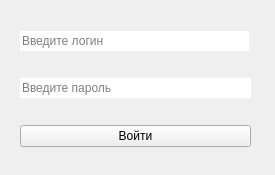
<?xml version="1.0" encoding="UTF-8"?>
<ui version="4.0">
 <class>mainWindow</class>
 <widget class="QMainWindow" name="mainWindow">
  <property name="geometry">
   <rect>
    <x>0</x>
    <y>0</y>
    <width>275</width>
    <height>175</height>
   </rect>
  </property>
  <property name="windowTitle">
   <string>Авторизация</string>
  </property>
  <widget class="QWidget" name="centralwidget">
   <widget class="QWidget" name="layoutWidget">
    <property name="geometry">
     <rect>
      <x>20</x>
      <y>10</y>
      <width>231</width>
      <height>161</height>
     </rect>
    </property>
    <layout class="QVBoxLayout">
     <item>
      <widget class="QLineEdit" name="lineEdit_login">
       <property name="maximumSize">
        <size>
         <width>229</width>
         <height>16777215</height>
        </size>
       </property>
       <property name="frame">
        <bool>false</bool>
       </property>
       <property name="placeholderText">
        <string>Введите логин</string>
       </property>
      </widget>
     </item>
     <item>
      <widget class="QLineEdit" name="lineEdit_password">
       <property name="frame">
        <bool>false</bool>
       </property>
       <property name="placeholderText">
        <string>Введите пароль</string>
       </property>
      </widget>
     </item>
     <item>
      <widget class="QPushButton" name="btn_enter">
       <property name="cursor">
        <cursorShape>PointingHandCursor</cursorShape>
       </property>
       <property name="text">
        <string>Войти</string>
       </property>
      </widget>
     </item>
    </layout>
   </widget>
  </widget>
 </widget>
 <resources/>
 <connections/>
</ui>
